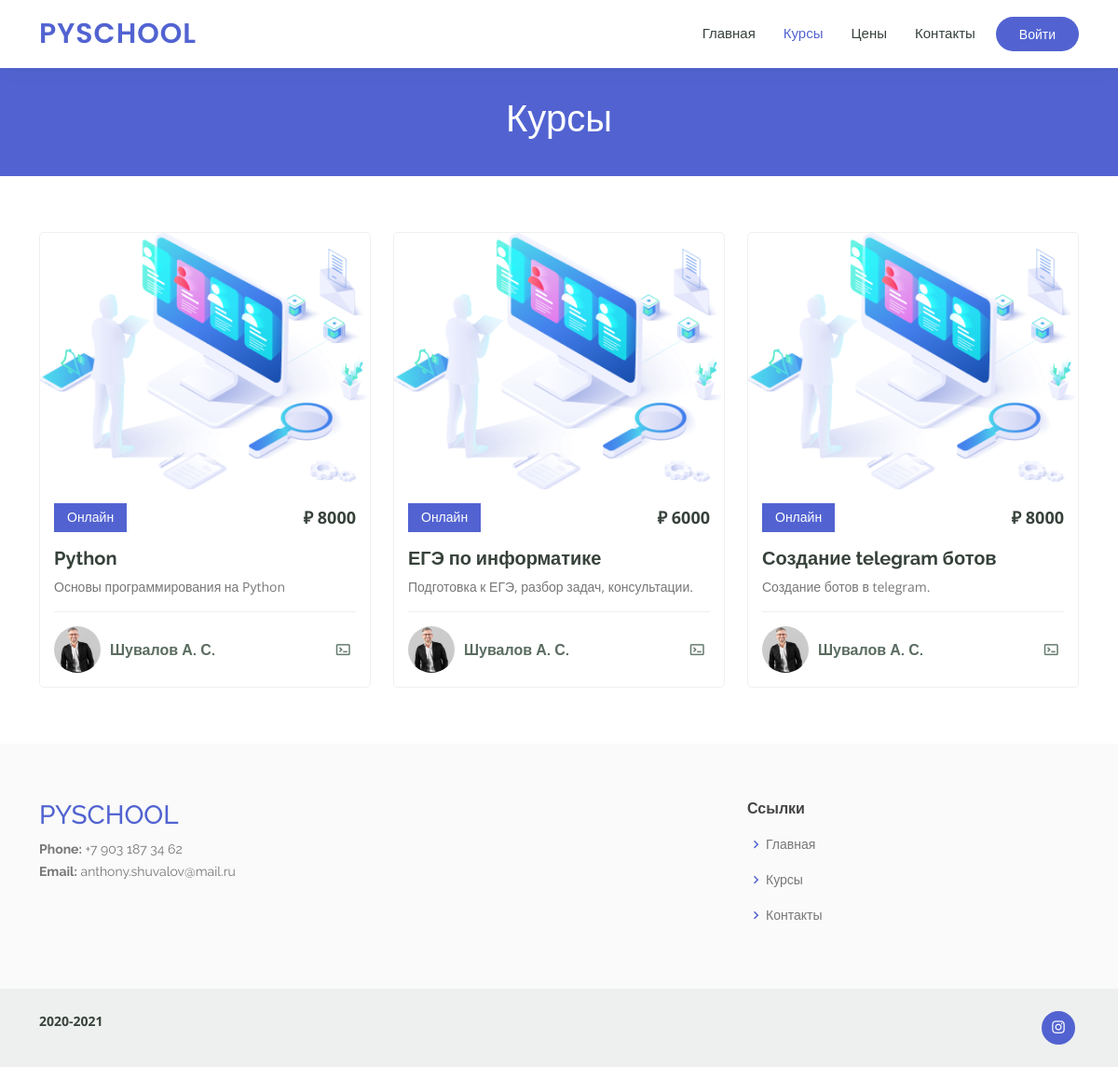
Screenshot of /courses with the database file from the repository.
### main/models.py (models this page shows, shortened)
class Category(models.Model):
    title = models.CharField(max_length=100, blank=True, verbose_name='Категория')
    slug = models.SlugField(max_length=30, blank=True)
    photo = models.ImageField(upload_to='photos/%Y/%m/%d', blank=True)
    price = models.CharField(max_length=20, blank=True, verbose_name='Стоимость')
    description = models.CharField(max_length=300, blank=True, verbose_name='Описание курса')
    tutor = models.CharField(max_length=100, blank=True, verbose_name='Преподаватель')
    number_of_members = models.CharField(max_length=10, blank=True, verbose_name='Размер группы')
    category_landing = models.TextField(max_length=5000, blank=True, verbose_name='Лендинг курса')
    def get_absolute_url(self):
        return reverse('course', kwargs={'slug': self.slug})
    class Meta:
        ordering = ['title']
        verbose_name = 'Категория'
        verbose_name_plural = 'Категории'

### main/views.py (the view)
# urls.py: path('courses', Home.as_view(), name='courses'),
class Home(ListView):
    model = Category
    template_name = 'main/courses/courses_list.html'
    context_object_name = 'courses'
    paginate_by = 9
    def get_context_data(self, *, object_list=None, **kwargs):
        context = super().get_context_data(**kwargs)
        context['title'] = 'Курсы'
        return context

### main/templates/main/courses/courses_list.html (shortened to what this page needs)
{% extends 'base.html' %}
{% load static %}
{% block content %}
  <main id="main" data-aos="fade-in">
    <div class="breadcrumbs">
      <div class="container">
        <h1>Курсы</h1>
      </div>
    </div>
    <section id="courses" class="courses">
      <div class="container" data-aos="fade-up">
        <div class="row" data-aos="zoom-in" data-aos-delay="100">
          {% for course in courses %}
          <div class="col-lg-4 col-md-6 d-flex align-items-stretch">
            <div class="course-item">
              <img src="{{ course.photo.url }}" class="img-fluid" alt="{{ course.title }}">
              <div class="course-content">
                <div class="d-flex justify-content-between align-items-center mb-3">
                  <h4>Онлайн</h4>
                  <p class="price">₽ {{ course.price }}</p>
                </div>
                <h3><a href="{{ course.get_absolute_url }}">{{ course.title }}</a></h3>
                <p>{{ course.description|safe }}</p>
                <div class="trainer d-flex justify-content-between align-items-center">
                  <div class="trainer-profile d-flex align-items-center">
                    <img src="assets/img/trainers/trainer-1.jpg" class="img-fluid" alt="">
                    <span>{{ course.tutor }}</span>
                  </div>
                  <div class="trainer-rank d-flex align-items-center">
                    <i class="bx bx-terminal"></i>&nbsp;
                  </div>
                </div>
              </div>
            </div>
          </div>
          {% endfor %}
        </div>
      </div>
    </section>
  </main>
{% endblock %}

### templates/base.html (shortened to what this page needs)
{% load static %}
<!DOCTYPE html>
<html lang="en">
<head>
    <link href="{% static 'assets/vendor/animate.css/animate.min.css' %}" rel="stylesheet">
    <link href="{% static 'assets/vendor/aos/aos.css' %}" rel="stylesheet">
    <link href="{% static 'assets/vendor/bootstrap/css/bootstrap.min.css' %}" rel="stylesheet">
    <link href="{% static 'assets/vendor/bootstrap-icons/bootstrap-icons.css' %}" rel="stylesheet">
    <link href="{% static 'assets/vendor/boxicons/css/boxicons.min.css' %}" rel="stylesheet">
    <link href="{% static 'assets/vendor/remixicon/remixicon.css' %}" rel="stylesheet">
    <link href="{% static 'assets/vendor/swiper/swiper-bundle.min.css' %}" rel="stylesheet">
    <link href="{% static 'assets/css/style.css' %}" rel="stylesheet">
</head>
<body>
<header id="header" class="fixed-top">
    <div class="container d-flex align-items-center">
        <h1 class="logo me-auto"><a href="/">PYSCHOOL</a></h1>
        <nav id="navbar" class="navbar order-last order-lg-0">
            <ul id="menu">
                <li><a class="{% if request.path == '/' %}active{% endif %}" href="/">Главная</a></li>
                <li><a class="{% if 'courses' in request.path %}active{% endif %}" href="/courses">Курсы</a></li>
                <li><a class="{% if 'pricing' in request.path %}active{% endif %}" href="/pricing">Цены</a></li>
                <li><a class="{% if 'contact' in request.path %}active{% endif %}" href="/contact">Контакты</a></li>
            </ul>
        </nav>
        {% if not user.is_authenticated %}
        <a href="{% url 'login' %}" class="get-started-btn">Войти</a>
        {% endif %}
    </div>
</header>
{% block content %}
{% endblock %}
<footer id="footer">
    <div class="footer-top">
        <div class="container">
            <div class="row">
                <div class="col-lg-8 col-md-6 footer-contact">
                    <h3><font color="#5263d1">PYSCHOOL</font></h3>
                    <p>
                        <strong>Phone:</strong> +7 903 187 34 62<br>
                        <strong>Email:</strong> anthony.shuvalov@mail.ru<br>
                    </p>
                </div>
                <div class="col-lg-2 col-md-6 footer-links">
                    <h4>Ссылки</h4>
                    <ul>
                        <li><i class="bx bx-chevron-right"></i> <a href="/">Главная</a></li>
                        <li><i class="bx bx-chevron-right"></i> <a href="/courses">Курсы</a></li>
                        <li><i class="bx bx-chevron-right"></i> <a href="/contact">Контакты</a></li>
                    </ul>
                </div>
            </div>
        </div>
    </div>
    <div class="container d-md-flex py-4">
        <div class="me-md-auto text-center text-md-start">
            <div class="copyright">
                 <strong><span>2020-2021</span></strong>
            </div>
        </div>
        <div class="social-links text-center text-md-right pt-3 pt-md-0">
            <a href="//instagram.com/pyschool.ru" class="instagram"><i class="bx bxl-instagram"></i></a>
        </div>
    </div>
</footer>
</body>
</html>

### mysite/static/assets/css/style.css (style rules this page uses)
body { font-family: "Open Sans", sans-serif; color: #444444; }
a { color: #5263d1; text-decoration: none; }
h1, h2, h3, h4, h5, h6 { font-family: "Raleway", sans-serif; }
#header { background: #fff; transition: all 0.5s; z-index: 997; padding: 15px 0; box-shadow: 0px 0 18px rgba(55, 66, 59, 0.08); }
#header .logo { font-size: 30px; margin: 0; padding: 0; line-height: 1; font-weight: 600; letter-spacing: 1px; text-transform: uppercase; font-family: "Poppins", sans-serif; }
#header .logo a { color: #5263d1; }
.get-started-btn { margin-left: 22px; background: #5263d1; color: #fff; border-radius: 50px; padding: 8px 25px; white-space: nowrap; transition: 0.3s; font-size: 14px; display: inline-block; }
.navbar { padding: 0; }
.navbar ul { margin: 0; padding: 0; display: flex; list-style: none; align-items: center; }
.navbar li { position: relative; }
.navbar a, .navbar a:focus { display: flex; align-items: center; justify-content: space-between; padding: 10px 0 10px 30px; font-family: "Poppins", sans-serif; font-size: 15px; font-weight: 500; color: #37423b; white-space: nowrap; transition: 0.3s; }
.navbar a:hover, .navbar .active, .navbar .active:focus, .navbar li:hover > a { color: #5263d1; }
section { padding: 60px 0; overflow: hidden; }
.breadcrumbs { margin-top: 73px; text-align: center; background: #5263d1; padding: 30px 0; color: #fff; }
.courses .course-item { border-radius: 5px; border: 1px solid #eef0ef; }
.courses .course-content { padding: 15px; }
.courses .course-content h3 { font-weight: 700; font-size: 20px; }
.courses .course-content h3 a { color: #37423b; transition: 0.3s; }
.courses .course-content p { font-size: 14px; color: #777777; }
.courses .course-content h4 { font-size: 14px; background: #5263d1; padding: 7px 14px; color: #fff; margin: 0; }
.courses .course-content .price { margin: 0; font-weight: 700; font-size: 18px; color: #37423b; }
.courses .trainer { padding-top: 15px; border-top: 1px solid #eef0ef; }
.courses .trainer .trainer-profile img { max-width: 50px; border-radius: 50px; }
.courses .trainer .trainer-profile span { padding-left: 10px; font-weight: 600; font-size: 16px; color: #5a6c60; }
.courses .trainer .trainer-rank { font-size: 18px; color: #657a6d; }
#footer { color: #37423b; font-size: 14px; background: #eef0ef; }
#footer .footer-top { padding: 60px 0 30px 0; background: #f9faf9; }
#footer .footer-top .footer-contact { margin-bottom: 30px; }
#footer .footer-top .footer-contact p { font-size: 14px; line-height: 24px; margin-bottom: 0; font-family: "Raleway", sans-serif; color: #777777; }
#footer .footer-top h4 { font-size: 16px; font-weight: bold; color: #444444; position: relative; padding-bottom: 12px; }
#footer .footer-top .footer-links { margin-bottom: 30px; }
#footer .footer-top .footer-links ul { list-style: none; padding: 0; margin: 0; }
#footer .footer-top .footer-links ul i { padding-right: 2px; color: #5263d1; font-size: 18px; line-height: 1; }
#footer .footer-top .footer-links ul li { padding: 10px 0; display: flex; align-items: center; }
#footer .footer-top .footer-links ul li:first-child { padding-top: 0; }
#footer .footer-top .footer-links ul a { color: #777777; transition: 0.3s; display: inline-block; line-height: 1; }
#footer .social-links a { font-size: 18px; display: inline-block; background: #5263d1; color: #fff; line-height: 1; padding: 8px 0; margin-right: 4px; border-radius: 50%; text-align: center; width: 36px; height: 36px; transition: 0.3s; }

### rows the page displays
Category: photo (picture), price "8000", title "Python", description "Основы программирования на Python", tutor "Шувалов А. С."
Category: photo (picture), price "6000", title "ЕГЭ по информатике", description "Подготовка к ЕГЭ, разбор задач, консультации.", tutor "Шувалов А. С."
Category: photo (picture), price "8000", title "Создание telegram ботов", description "Создание ботов в telegram.", tutor "Шувалов А. С."
